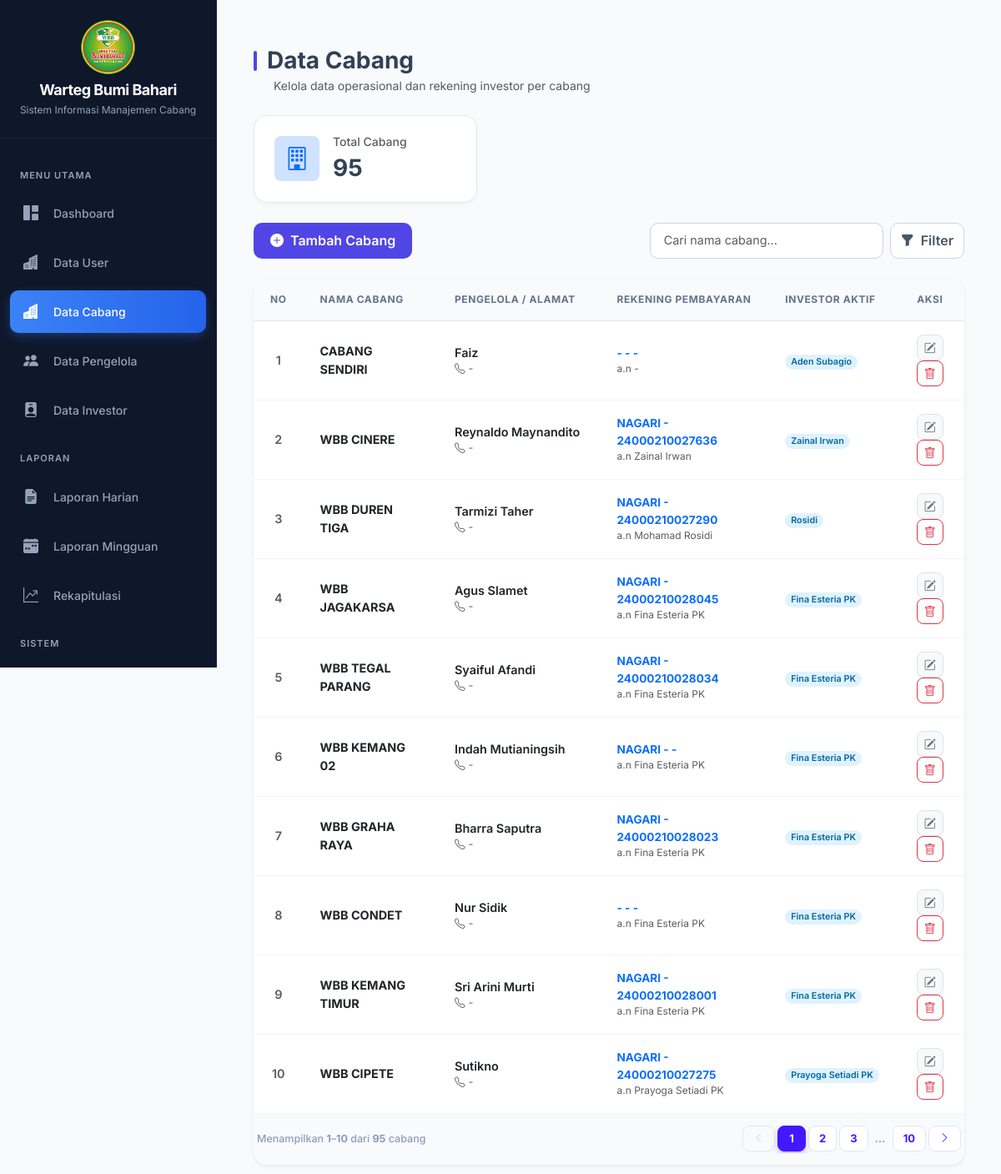
/admin_pusat/data_cabang.php (signed in), run on the app's committed database.
### tables this page shows
CREATE TABLE `cabang` (
  `id_cabang` int(11) NOT NULL AUTO_INCREMENT,
  `nama_cabang` varchar(100) DEFAULT NULL,
  `alamat` text DEFAULT NULL,
  `no_telp` varchar(20) NOT NULL,
  `nama_pengelola` varchar(20) NOT NULL,
  `no_rekening_cabang` varchar(50) DEFAULT NULL,
  `atas_nama_cabang` varchar(100) DEFAULT NULL,
  `nama_bank_cabang` varchar(50) DEFAULT NULL,
  `id_investor` int(11) DEFAULT NULL,
  PRIMARY KEY (`id_cabang`),
  KEY `id_investor` (`id_investor`),
  CONSTRAINT `cabang_ibfk_1` FOREIGN KEY (`id_investor`) REFERENCES `investor` (`id_investor`) ON DELETE SET NULL
);

### config/koneksi.php (called while the page is built, shortened)
<?php
if (!function_exists('h')) {
    function h($string): string
    {
        return htmlspecialchars((string) ($string ?? ''), ENT_QUOTES, 'UTF-8');
    }
}
require_once __DIR__ . '/pagination.php';

### admin_pusat/data_cabang.php (the view, shortened to what this page needs)
<?php
require '../config/koneksi.php';
include 'sidebar_pusat.php';
$search = trim($_GET['search'] ?? '');
$where_sql = "";
$params = [];
$types = "";
$total_cabang_all = $conn->query("SELECT COUNT(*) as total FROM cabang")->fetch_assoc()['total'] ?? 0;
$limit = 10;
$page = max(1, (int)($_GET['page'] ?? 1));
$offset = ($page - 1) * $limit;
$sql = "SELECT c.*,
        (SELECT ci.id_investor FROM cabang_investor ci
           WHERE ci.id_cabang = c.id_cabang
             AND (ci.tgl_selesai IS NULL OR ci.tgl_selesai >= CURDATE())
           ORDER BY ci.tgl_mulai DESC, ci.id DESC LIMIT 1) AS investor_aktif_id,
        (SELECT i.nama_investor FROM cabang_investor ci
           JOIN investor i ON i.id_investor = ci.id_investor
           WHERE ci.id_cabang = c.id_cabang
             AND (ci.tgl_selesai IS NULL OR ci.tgl_selesai >= CURDATE())
           ORDER BY ci.tgl_mulai DESC, ci.id DESC LIMIT 1) AS nama_investor
        FROM cabang c
        $where_sql ORDER BY c.id_cabang DESC LIMIT ? OFFSET ?";
$stmt = $conn->prepare($sql);
if ($search !== '') {
    $bind_types = $types . "ii";
    $bind_params = array_merge($params, [$limit, $offset]);
    $stmt->bind_param($bind_types, ...$bind_params);
} else {
    $stmt->bind_param("ii", $limit, $offset);
}
$stmt->execute();
$data = $stmt->get_result();
$no = $offset + 1;
?>
<link rel="stylesheet" href="https://cdn.jsdelivr.net/npm/bootstrap-icons@1.11.3/font/bootstrap-icons.min.css">
<div class="container-fluid py-4">
    <div class="d-flex justify-content-between align-items-center mb-4">
        <div>
            <div class="d-flex align-items-center">
                <span class="title-mark"></span>
                <h3 class="fw-bold mb-0">Data Cabang</h3>
            </div>
            <span class="text-muted small ms-4 d-block d-md-inline mt-1 mt-md-0">Kelola data operasional dan rekening investor per cabang</span>
        </div>
    </div>
    <div class="row mb-4">
        <div class="col-12 col-md-4">
            <div class="stat-card d-flex align-items-center gap-3">
                <div class="bg-primary-subtle text-primary p-3 rounded-3 fs-3 d-flex align-items-center justify-content-center" style="width: 54px; height: 54px;">
                    <i class="bi bi-building"></i>
                </div>
                <div>
                    <div class="text-muted small fw-medium">Total Cabang</div>
                    <div class="fw-bold fs-3"><?= number_format($total_cabang_all) ?></div>
                </div>
            </div>
        </div>
    </div>
    <div class="d-flex flex-column flex-md-row justify-content-between gap-3 mb-4">
        <button class="btn btn-premium d-flex align-items-center justify-content-center gap-2" data-bs-toggle="modal" data-bs-target="#modalTambah">
            <i class="bi bi-plus-circle-fill"></i> Tambah Cabang
        </button>
        <form method="GET" class="d-flex gap-2 mobile-search-form">
            <input type="text" name="search" class="form-control form-control-premium" placeholder="Cari nama cabang..." value="<?= h($search) ?>" style="width: 280px;">
            <button type="submit" class="btn btn-premium-outline d-flex align-items-center gap-2"><i class="bi bi-funnel-fill"></i> Filter</button>
        </form>
    </div>
    <div class="card border-0 shadow-sm rounded-4 overflow-hidden bg-transparent bg-md-white">
        <div class="table-responsive-md">
            <table class="table table-saas align-middle mb-0">
                <thead>
                    <tr>
                        <th width="5%" class="text-center">No</th>
                        <th width="20%">Nama Cabang</th>
                        <th width="25%">Pengelola / Alamat</th>
                        <th width="25%">Rekening Pembayaran</th>
                        <th width="15%">Investor Aktif</th>
                        <th width="10%" class="text-center">Aksi</th>
                    </tr>
                </thead>
                <tbody>
                    <?php while ($row = $data->fetch_assoc()): ?>
                        <tr>
                            <td data-label="No" class="text-md-center text-muted fw-semibold"><?= $no++ ?></td>
                            <td data-label="Nama Cabang"><span class="fw-bold text-dark"><?= h($row['nama_cabang']) ?></span></td>
                            <td data-label="Pengelola / Telp">
                                <div>
                                    <div class="fw-semibold text-dark"><?= h($row['nama_pengelola']) ?></div>
                                    <small class="text-muted d-block"><i class="bi bi-telephone me-1"></i><?= h($row['no_telp']) ?></small>
                                </div>
                            </td>
                            <td data-label="Rekening Cabang">
                                <?php if (!empty($row['no_rekening_cabang'])): ?>
                                    <div>
                                        <div class="fw-bold text-primary mb-0" style="font-size: 0.85rem;"><?= h($row['nama_bank_cabang']) ?> - <?= h($row['no_rekening_cabang']) ?></div>
                                        <small class="text-muted d-block" style="font-size: 0.75rem;">a.n <?= h($row['atas_nama_cabang']) ?></small>
                                    </div>
                                <?php else: ?>
                                    <span class="badge badge-soft-secondary rounded-pill px-2.5 py-1.5 fw-medium">Belum Diatur</span>
                                <?php endif; ?>
                            </td>
                            <td data-label="Investor Aktif">
                                <?php if (!empty($row['nama_investor'])): ?>
                                    <span class="badge badge-soft-info rounded-pill px-2.5 py-1.5 fw-semibold"><?= h($row['nama_investor']) ?></span>
                                <?php else: ?>
                                    <span class="badge badge-soft-warning rounded-pill px-2.5 py-1.5 fw-medium">Tanpa Investor</span>
                                <?php endif; ?>
                            </td>
                            <td data-label="Aksi" class="text-md-center">
                                <button class="btn btn-sm btn-light border rounded-3 text-secondary" data-bs-toggle="modal" data-bs-target="#modalEdit<?= $row['id_cabang'] ?>" title="Edit Cabang">
                                <i class="bi bi-pencil-square"></i>
                            </button>
                            <form method="POST" class="d-inline m-0" onsubmit="return confirm('Hapus cabang ini?')">
                                <button type="submit" name="hapus" class="btn btn-sm btn-outline-danger rounded-3" title="Hapus Cabang">
                                    <i class="bi bi-trash"></i>
                                </button>
                            </td>
                        </tr>
                    <?php endwhile; ?>
                </tbody>
            </table>
        </div>
    </div>
</div>

### admin_pusat/sidebar_pusat.php (style rules this page uses)
:root { --sidebar-bg: #0f172a; --sidebar-hover: rgba(59, 130, 246, 0.15); --sidebar-active: linear-gradient(90deg, #3b82f6 0%, #2563eb 100%); --text-muted: #94a3b8; --content-bg: #f8fafc; }
* { font-family: 'Inter', sans-serif; }
body { background: var(--content-bg); }

### admin_pusat/data_cabang.php (style rules this page uses)
body { background-color: #f8fafc !important; font-family: 'Plus Jakarta Sans', sans-serif !important; color: #334155; }
.title-mark { width: 4px; height: 24px; background: #4f46e5; border-radius: 4px; margin-right: 12px; display: inline-block; }
.stat-card { background: #ffffff; padding: 1.25rem 1.5rem; border-radius: 16px; border: 1px solid #e2e8f0; box-shadow: 0 4px 6px -1px rgba(0, 0, 0, 0.02), 0 2px 4px -1px rgba(0, 0, 0, 0.02); }
.form-control-premium { border-radius: 10px; border: 1px solid #cbd5e1; padding: 0.6rem 1rem; font-size: 0.9rem; transition: all 0.2s ease; }
.btn-premium { background-color: #4f46e5 !important; color: #fff !important; border-radius: 10px; padding: 0.6rem 1.25rem; font-weight: 600; border: none; transition: all 0.2s ease; }
.btn-premium-outline { background-color: #fff !important; color: #475569 !important; border: 1px solid #cbd5e1 !important; border-radius: 10px; font-weight: 600; transition: all 0.2s ease; }
.table-saas thead th { background-color: #f8fafc; color: #64748b; font-size: 0.75rem; text-transform: uppercase; letter-spacing: 0.05em; padding: 1rem 1.25rem; border-bottom: 1px solid #e2e8f0; }
.table-saas tbody td { padding: 1rem 1.25rem; border-bottom: 1px solid #f1f5f9; font-size: 0.9rem; }
.badge-soft-info { background-color: #e0f2fe; color: #0369a1; }

### data on the page
cabang: nama_cabang "CABANG SENDIRI", nama_pengelola "Faiz", no_telp "-", nama_bank_cabang "-", no_rekening_cabang "-", atas_nama_cabang "-", nama_investor "Aden Subagio"
cabang: nama_cabang "WBB CINERE", nama_pengelola "Reynaldo Maynandito", no_telp "-", nama_bank_cabang "NAGARI", no_rekening_cabang "24000210027636", atas_nama_cabang "Zainal Irwan", nama_investor "Zainal Irwan"
cabang: nama_cabang "WBB DUREN TIGA", nama_pengelola "Tarmizi Taher", no_telp "-", nama_bank_cabang "NAGARI", no_rekening_cabang "24000210027290", atas_nama_cabang "Mohamad Rosidi", nama_investor "Rosidi"
cabang: nama_cabang "WBB JAGAKARSA", nama_pengelola "Agus Slamet", no_telp "-", nama_bank_cabang "NAGARI", no_rekening_cabang "24000210028045", atas_nama_cabang "Fina Esteria PK", nama_investor "Fina Esteria PK"
cabang: nama_cabang "WBB TEGAL PARANG", nama_pengelola "Syaiful Afandi", no_telp "-", nama_bank_cabang "NAGARI", no_rekening_cabang "24000210028034", atas_nama_cabang "Fina Esteria PK", nama_investor "Fina Esteria PK"
cabang: nama_cabang "WBB KEMANG 02", nama_pengelola "Indah Mutianingsih", no_telp "-", nama_bank_cabang "NAGARI", no_rekening_cabang "-", atas_nama_cabang "Fina Esteria PK", nama_investor "Fina Esteria PK"
cabang: nama_cabang "WBB GRAHA RAYA", nama_pengelola "Bharra Saputra", no_telp "-", nama_bank_cabang "NAGARI", no_rekening_cabang "24000210028023", atas_nama_cabang "Fina Esteria PK", nama_investor "Fina Esteria PK"
cabang: nama_cabang "WBB CONDET", nama_pengelola "Nur Sidik", no_telp "-", nama_bank_cabang "-", no_rekening_cabang "-", atas_nama_cabang "Fina Esteria PK", nama_investor "Fina Esteria PK"
cabang: nama_cabang "WBB KEMANG TIMUR", nama_pengelola "Sri Arini Murti", no_telp "-", nama_bank_cabang "NAGARI", no_rekening_cabang "24000210028001", atas_nama_cabang "Fina Esteria PK", nama_investor "Fina Esteria PK"
cabang: nama_cabang "WBB CIPETE", nama_pengelola "Sutikno", no_telp "-", nama_bank_cabang "NAGARI", no_rekening_cabang "24000210027275", atas_nama_cabang "Prayoga Setiadi PK", nama_investor "Prayoga Setiadi PK"

### other printed values
$total_cabang_all "95"
$info['from'] "1"
$info['to'] "10"
$info['total'] "95"
$info['label'] "cabang"
$totalPages "10"
